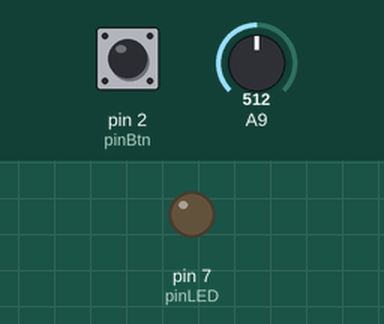
The sketch below on a simulated Arduino Mega 2560, built with avr-gcc and run on an emulated ATmega2560. Parts: output pins drawn as LEDs (lit = HIGH). Dashed ring = blinking. The test bench sets the inputs (shaded band); at power-on: pin 2 (pinBtn) LOW, A9 = 512. What the sketch prints to the serial monitor is not drawn.

Above: at 1.2 s.
1.3 s: pin 2 (pinBtn) pulled HIGH for 1 s
At 1.55 s:
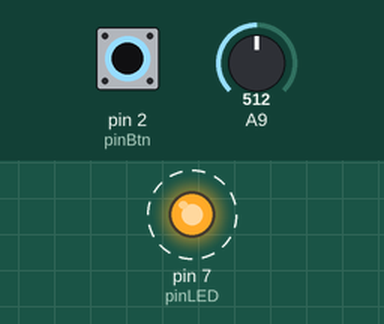
4.3 s: pin 2 (pinBtn) pulled HIGH for 3.2 s
At 8.3 s:
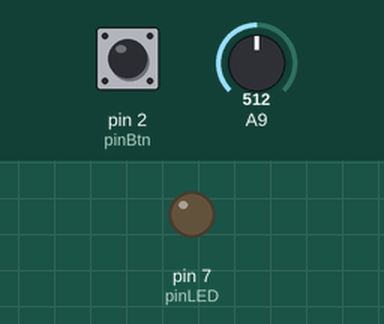
Timing chart, 0 to 9.8 s (numbered marks = the images above; inputs shaded):
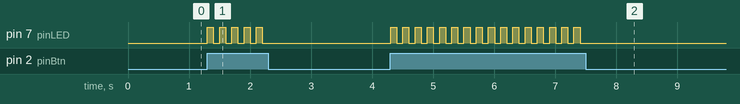

The sketch:

cours_03_theorie.ino
```cpp
const int pinBtn = 2;
const int pinLED = 7;
int btnState = 0;
const int pinSensor = 9;
int sensorDat = 0;

void setup() {
  Serial.begin(9600);

  pinMode(pinLED, OUTPUT);
  pinMode(pinBtn, INPUT);
  pinMode(pinSensor, INPUT);
}

void loop() {
  btnState = digitalRead(pinBtn);

  if (btnState == 1) {
    digitalWrite(pinLED, 1);
    delay(100);
    digitalWrite(pinLED, 0);
    delay(100);
  } else {
    digitalWrite(pinLED, 0);
  }
  digitalWrite(pinLED, 0);


  sensorDat = analogRead(A9);
  Serial.println(sensorDat);
}
```

Measured:
- after the input at 1.3 s, pin 7 (pinLED): alternates HIGH for 0.10 s and LOW for 0.10 s, 10 changes in all, then stays LOW, starting at once
- after the input at 4.3 s, pin 7 (pinLED): alternates HIGH for 0.10 s and LOW for 0.10 s, 32 changes in all, then stays LOW, starting at once
